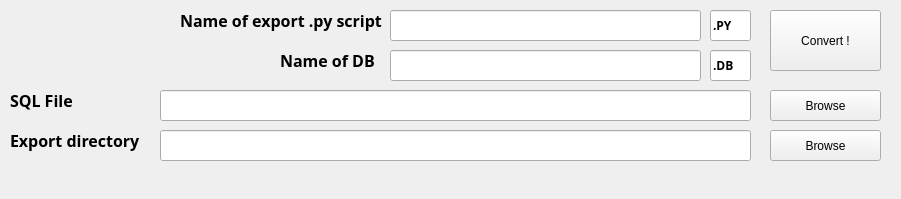
<?xml version="1.0" encoding="UTF-8"?>
<ui version="4.0">
 <class>MainWindow</class>
 <widget class="QMainWindow" name="MainWindow">
  <property name="geometry">
   <rect>
    <x>0</x>
    <y>0</y>
    <width>901</width>
    <height>199</height>
   </rect>
  </property>
  <property name="windowTitle">
   <string>SQLtoSQLITE3</string>
  </property>
  <widget class="QWidget" name="centralwidget">
   <widget class="QLineEdit" name="fileBrowseFile">
    <property name="geometry">
     <rect>
      <x>160</x>
      <y>90</y>
      <width>591</width>
      <height>31</height>
     </rect>
    </property>
    <property name="readOnly">
     <bool>false</bool>
    </property>
   </widget>
   <widget class="QPushButton" name="browseButtonFile">
    <property name="geometry">
     <rect>
      <x>770</x>
      <y>90</y>
      <width>111</width>
      <height>31</height>
     </rect>
    </property>
    <property name="text">
     <string>Browse</string>
    </property>
   </widget>
   <widget class="QLabel" name="logo">
    <property name="geometry">
     <rect>
      <x>-10</x>
      <y>-60</y>
      <width>191</width>
      <height>191</height>
     </rect>
    </property>
    <property name="text">
     <string/>
    </property>
    <property name="pixmap">
     <pixmap>../graph/SQLtoPYSQLITE3.png</pixmap>
    </property>
    <property name="scaledContents">
     <bool>true</bool>
    </property>
   </widget>
   <widget class="QPushButton" name="convertButton">
    <property name="geometry">
     <rect>
      <x>770</x>
      <y>10</y>
      <width>111</width>
      <height>61</height>
     </rect>
    </property>
    <property name="text">
     <string>Convert !</string>
    </property>
   </widget>
   <widget class="QLineEdit" name="fileBrowseExport">
    <property name="geometry">
     <rect>
      <x>160</x>
      <y>130</y>
      <width>591</width>
      <height>31</height>
     </rect>
    </property>
    <property name="readOnly">
     <bool>false</bool>
    </property>
   </widget>
   <widget class="QLabel" name="labelFile">
    <property name="geometry">
     <rect>
      <x>10</x>
      <y>90</y>
      <width>71</width>
      <height>21</height>
     </rect>
    </property>
    <property name="font">
     <font>
      <family>Segoe UI Black</family>
      <pointsize>12</pointsize>
      <bold>true</bold>
     </font>
    </property>
    <property name="text">
     <string>SQL File</string>
    </property>
   </widget>
   <widget class="QLabel" name="labelExport">
    <property name="geometry">
     <rect>
      <x>10</x>
      <y>130</y>
      <width>131</width>
      <height>21</height>
     </rect>
    </property>
    <property name="font">
     <font>
      <family>Segoe UI Black</family>
      <pointsize>12</pointsize>
      <bold>true</bold>
     </font>
    </property>
    <property name="text">
     <string>Export directory</string>
    </property>
   </widget>
   <widget class="QPushButton" name="browseButtonExport">
    <property name="geometry">
     <rect>
      <x>770</x>
      <y>130</y>
      <width>111</width>
      <height>31</height>
     </rect>
    </property>
    <property name="text">
     <string>Browse</string>
    </property>
   </widget>
   <widget class="QLineEdit" name="lineNameScript">
    <property name="geometry">
     <rect>
      <x>390</x>
      <y>10</y>
      <width>311</width>
      <height>31</height>
     </rect>
    </property>
   </widget>
   <widget class="QLineEdit" name="lineNameDB">
    <property name="geometry">
     <rect>
      <x>390</x>
      <y>50</y>
      <width>311</width>
      <height>31</height>
     </rect>
    </property>
   </widget>
   <widget class="QLabel" name="labelNameExportScript">
    <property name="geometry">
     <rect>
      <x>180</x>
      <y>10</y>
      <width>211</width>
      <height>21</height>
     </rect>
    </property>
    <property name="font">
     <font>
      <family>Segoe UI Black</family>
      <pointsize>12</pointsize>
      <bold>true</bold>
     </font>
    </property>
    <property name="text">
     <string>Name of export .py script</string>
    </property>
   </widget>
   <widget class="QLabel" name="labelNameDB">
    <property name="geometry">
     <rect>
      <x>280</x>
      <y>50</y>
      <width>101</width>
      <height>21</height>
     </rect>
    </property>
    <property name="font">
     <font>
      <family>Segoe UI Black</family>
      <pointsize>12</pointsize>
      <bold>true</bold>
     </font>
    </property>
    <property name="text">
     <string>Name of DB</string>
    </property>
   </widget>
   <widget class="QLineEdit" name="lineDotPy">
    <property name="geometry">
     <rect>
      <x>710</x>
      <y>10</y>
      <width>41</width>
      <height>31</height>
     </rect>
    </property>
    <property name="font">
     <font>
      <family>Segoe UI Black</family>
      <bold>true</bold>
     </font>
    </property>
    <property name="text">
     <string>.PY</string>
    </property>
    <property name="readOnly">
     <bool>true</bool>
    </property>
   </widget>
   <widget class="QLineEdit" name="lineDotDB">
    <property name="geometry">
     <rect>
      <x>710</x>
      <y>50</y>
      <width>41</width>
      <height>31</height>
     </rect>
    </property>
    <property name="font">
     <font>
      <family>Segoe UI Black</family>
      <bold>true</bold>
     </font>
    </property>
    <property name="text">
     <string>.DB</string>
    </property>
    <property name="readOnly">
     <bool>true</bool>
    </property>
   </widget>
  </widget>
  <widget class="QStatusBar" name="status">
   <property name="enabled">
    <bool>true</bool>
   </property>
   <property name="sizeGripEnabled">
    <bool>false</bool>
   </property>
  </widget>
 </widget>
 <resources>
  <include location="ressources.qrc"/>
 </resources>
 <connections/>
</ui>
